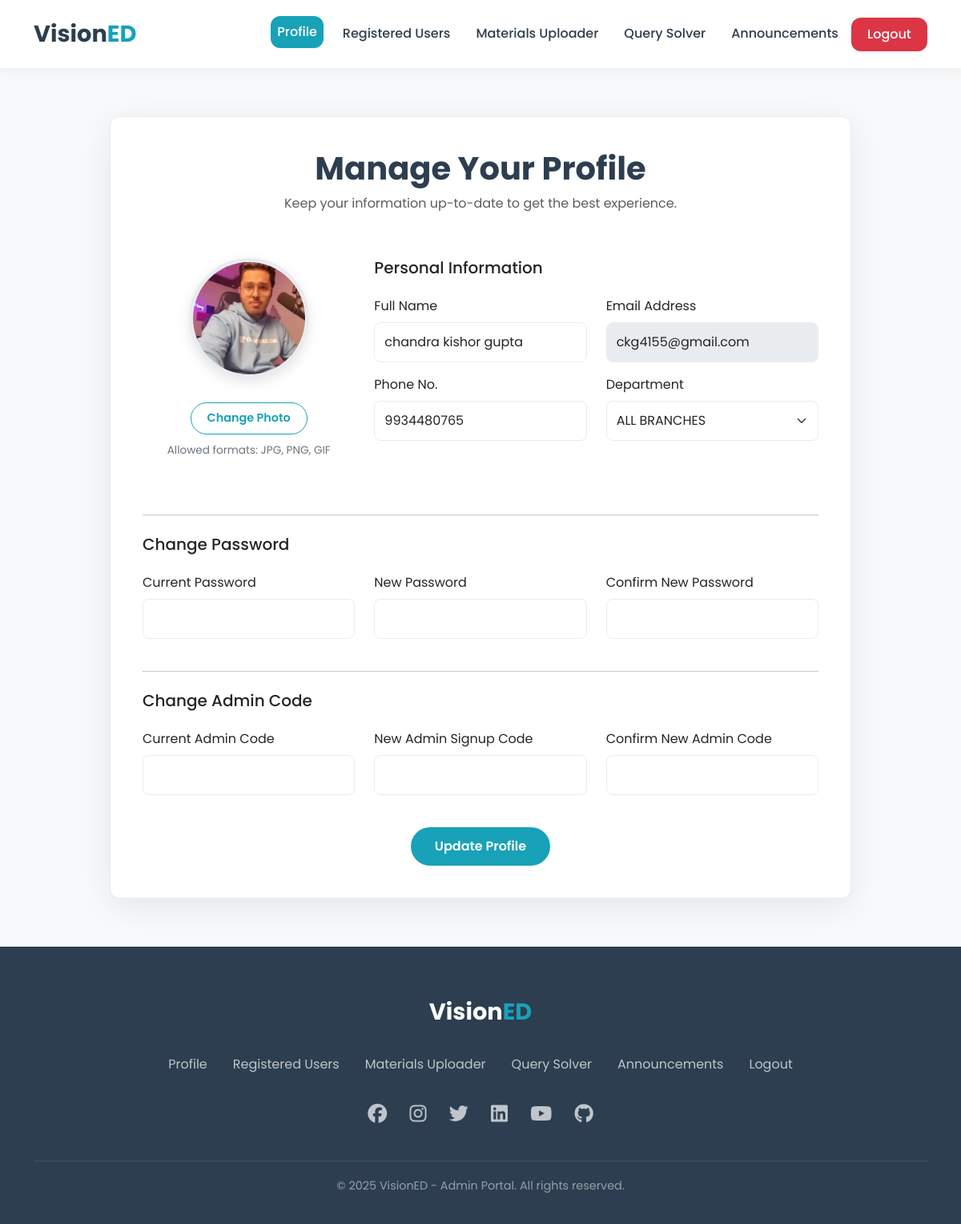
The app's page /admin/profile (signed in) with its own data.
### app.py (models this page shows)
class AdminInfo(db.Model):
    id = db.Column(db.Integer, primary_key=True)
    user_id = db.Column(db.Integer, db.ForeignKey("user.id"), nullable=False, unique=True)
    name = db.Column(db.String(150))
    phone = db.Column(db.String(20))
    department = db.Column(db.String(50))
    profile_photo = db.Column(db.String(200), default="images/admin_default.png")

class User(db.Model):
    id = db.Column(db.Integer, primary_key=True)
    fullname = db.Column(db.String(150), nullable=False)
    email = db.Column(db.String(150), unique=True, nullable=False)
    password = db.Column(db.String(200), nullable=False)
    role = db.Column(db.String(50), nullable=False)
    is_forum_blocked = db.Column(db.Boolean, default=False)
    blocked_by_id = db.Column(db.Integer, db.ForeignKey('user.id'), nullable=True)
    blocker = db.relationship('User', remote_side=[id])
    queries = db.relationship('Query', backref='author', lazy=True, cascade="all, delete-orphan")
    replies = db.relationship('Reply', backref='author', lazy=True, cascade="all, delete-orphan")
    hearts = db.relationship('Heart', back_populates='author', lazy=True, cascade="all, delete-orphan")
    student_info = db.relationship('StudentInfo', backref='user', uselist=False, cascade="all, delete-orphan")
    admin_info = db.relationship('AdminInfo', backref='user', uselist=False, cascade="all, delete-orphan")
    study_materials = db.relationship('StudyMaterial', back_populates='uploader_user', lazy=True, cascade="all, delete-orphan")
    announcements = db.relationship('Announcement', back_populates='user', lazy=True, cascade="all, delete-orphan")
    analytics_files = db.relationship('AnalyticsFile', back_populates='uploader_user', lazy=True, cascade="all, delete-orphan")

### app.py (the view, shortened to what this page needs)
@app.route("/admin/profile", methods=["GET", "POST"])
@login_required
@role_required("administrator")
def profile_admin():
    user_id = session["user_id"]
    user = db.session.get(User, user_id)
    admin_info = AdminInfo.query.filter_by(user_id=user_id).first()
    super_admin_code_setting = Config.query.filter_by(key='super_admin_code').first()
    super_admin_code = super_admin_code_setting.value if super_admin_code_setting else "5678"
    return render_template("profile_admin.html", admin_info=admin_info, user_email=user.email, super_admin_code=super_admin_code)

### templates/profile_admin.html (shortened to what this page needs)
<!DOCTYPE html>
<html lang="en">
<head>
    <link href="https://cdn.jsdelivr.net/npm/bootstrap@5.3.2/dist/css/bootstrap.min.css" rel="stylesheet">
    <link href="https://cdnjs.cloudflare.com/ajax/libs/font-awesome/6.5.0/css/all.min.css" rel="stylesheet">
</head>
<body>
    <nav class="navbar navbar-expand-lg sticky-top">
        <div class="container">
            <a class="navbar-brand" href="{{ url_for('admin_dashboard') }}">Vision<span class="ed">ED</span></a>
            <div class="collapse navbar-collapse" id="navbarNav">
                <ul class="navbar-nav ms-auto">
                    <li class="nav-item"><a class="nav-link active" href="{{ url_for('profile_admin') }}">Profile</a>
                    </li>
                    <li class="nav-item"><a class="nav-link" href="{{ url_for('registered_users') }}">Registered
                            Users</a></li>
                    <li class="nav-item"><a class="nav-link" href="{{ url_for('material_uploader') }}">Materials
                            Uploader</a></li>
                    <li class="nav-item"><a class="nav-link" href="{{ url_for('query_solver') }}">Query Solver</a></li>
                    <li class="nav-item"><a class="nav-link"
                            href="{{ url_for('admin_announcements') }}">Announcements</a></li>
                    <li class="nav-item"><a class="btn btn-logout" href="{{ url_for('logout') }}">Logout</a></li>
                </ul>
            </div>
        </div>
    </nav>
    <main class="main-content">
        <div class="container">
            <div class="row justify-content-center">
                <div class="col-lg-10">
                    <div class="card profile-card">
                        <div class="page-header">
                            <h1>Manage Your Profile</h1>
                            <p class="text-muted">Keep your information up-to-date to get the best experience.</p>
                        </div>
                        <form id="adminProfileForm" action="{{ url_for('profile_admin') }}" method="POST"
                            enctype="multipart/form-data" onsubmit="return validateForm()">
                            <div class="row">
                                <div class="col-md-4">
                                    <div class="profile-picture-section">
                                        <div class="profile-picture-container">
                                            {% set photo_path = admin_info.profile_photo or 'images/admin_default.png'
                                            %}
                                            {% if not photo_path.startswith('images/') %}
                                            {% set photo_path = 'images/' + photo_path %}
                                            {% endif %}
                                            <img src="{{ url_for('static', filename='uploads/' + photo_path) }}"
                                                alt="Profile Picture" class="profile-picture" id="profile-pic-preview">
                                        </div>
                                        <div class="upload-btn-wrapper">
                                            <button class="btn-upload" type="button">Change Photo</button>
                                        </div>
                                        <p class="upload-helper-text">Allowed formats: JPG, PNG, GIF</p>
                                    </div>
                                </div>
                                <div class="col-md-8">
                                    <h5 class="mb-4">Personal Information</h5>
                                    <div class="row">
                                        <div class="col-md-6 mb-3">
                                            <label for="name" class="form-label">Full Name</label>
                                            <input type="text" class="form-control" id="name" name="name"
                                                value="{{ admin_info.name if admin_info else session.user_name }}"
                                                required>
                                        </div>
                                        <div class="col-md-6 mb-3">
                                            <label for="email" class="form-label">Email Address</label>
                                            <input type="email" class="form-control" id="email" name="email"
                                                value="{{ user_email if user_email else '' }}" readonly>
                                        </div>
                                        <div class="col-md-6 mb-3">
                                            <label for="phone" class="form-label">Phone No.</label>
                                            <input type="tel" class="form-control" id="phone" name="phone"
                                                value="{{ admin_info.phone if admin_info else '' }}"
                                                placeholder="e.g., 9876543210">
                                        </div>
                                        <div class="col-md-6 mb-3">
                                            <label for="department" class="form-label">Department</label>
                                            <select class="form-select" id="department" name="department" required>
                                                <option value="ALL_BRANCHES" {% if admin_info and
                                                    admin_info.department=='ALL_BRANCHES' %}selected{% endif %}>ALL
                                                    BRANCHES</option>
                                            </select>
                                        </div>
                                    </div>
                                </div>
                            </div>
                            <hr class="my-4">
                            <h5 class="mb-4">Change Password</h5>
                            <div class="row">
                                <div class="col-md-4 mb-3">
                                    <label for="current_password" class="form-label">Current Password</label>
                                    <input type="password" class="form-control" id="current_password"
                                        name="current_password">
                                </div>
                                <div class="col-md-4 mb-3">
                                    <label for="new_password" class="form-label">New Password</label>
                                    <input type="password" class="form-control" id="new_password" name="new_password">
                                </div>
                                <div class="col-md-4 mb-3">
                                    <label for="confirm_password" class="form-label">Confirm New Password</label>
                                    <input type="password" class="form-control" id="confirm_password"
                                        name="confirm_password">
                                </div>
                            </div>
                            <div id="changeAdminCodeSection" style="display: none;">
                                <hr class="my-4">
                                <h5 class="mb-4">Change Admin Code</h5>
                                <div class="row">
                                    <div class="col-md-4 mb-3">
                                        <label for="current_admin_code" class="form-label">Current Admin Code</label>
                                        <input type="password" class="form-control" id="current_admin_code"
                                            name="current_admin_code">
                                    </div>
                                    <div class="col-md-4 mb-3">
                                        <label for="admin_code" class="form-label">New Admin Signup Code</label>
                                        <input type="password" class="form-control" id="admin_code" name="admin_code">
                                    </div>
                                    <div class="col-md-4 mb-3">
                                        <label for="confirm_admin_code" class="form-label">Confirm New Admin
                                            Code</label>
                                        <input type="password" class="form-control" id="confirm_admin_code"
                                            name="confirm_admin_code">
                                    </div>
                                </div>
                            </div>
                            <div class="text-center mt-4">
                                <button type="submit" id="updateProfileBtn" class="btn btn-submit">Update
                                    Profile</button>
                            </div>
                        </form>
                    </div>
                </div>
            </div>
        </div>
    </main>
    <footer class="footer">
        <div class="container text-center">
            <a class="navbar-brand" href="{{ url_for('admin_dashboard') }}">Vision<span class="ed">ED</span></a>
            <ul class="nav justify-content-center my-4">
                <li class="nav-item"><a class="nav-link" href="{{ url_for('profile_admin') }}">Profile</a></li>
                <li class="nav-item"><a class="nav-link" href="{{ url_for('registered_users') }}">Registered Users</a>
                </li>
                <li class="nav-item"><a class="nav-link" href="{{ url_for('material_uploader') }}">Materials
                        Uploader</a></li>
                <li class="nav-item"><a class="nav-link" href="{{ url_for('query_solver') }}">Query Solver</a></li>
                <li class="nav-item"><a class="nav-link" href="{{ url_for('admin_announcements') }}">Announcements</a>
                </li>
                <li class="nav-item"><a class="nav-link" href="{{ url_for('logout') }}">Logout</a></li>
            </ul>
            <div class="mb-4">
                <a href="#" class="social-icon" title="Facebook"><i class="fab fa-facebook"></i></a>
                <a href="#" class="social-icon" title="Instagram"><i class="fab fa-instagram"></i></a>
                <a href="#" class="social-icon" title="Twitter"><i class="fab fa-twitter"></i></a>
                <a href="#" class="social-icon" title="LinkedIn"><i class="fab fa-linkedin"></i></a>
                <a href="#" class="social-icon" title="YouTube"><i class="fab fa-youtube"></i></a>
                <a href="#" class="social-icon" title="GitHub"><i class="fab fa-github"></i></a>
            </div>
            <p class="copyright">&copy; 2025 VisionED - Admin Portal. All rights reserved.</p>
        </div>
    </footer>
</body>
</html>

### records on screen
AdminInfo: profile_photo (picture), name "chandra kishor gupta", phone "9934480765", department "ALL BRANCHES"
User: email "ckg4155@gmail.com"
